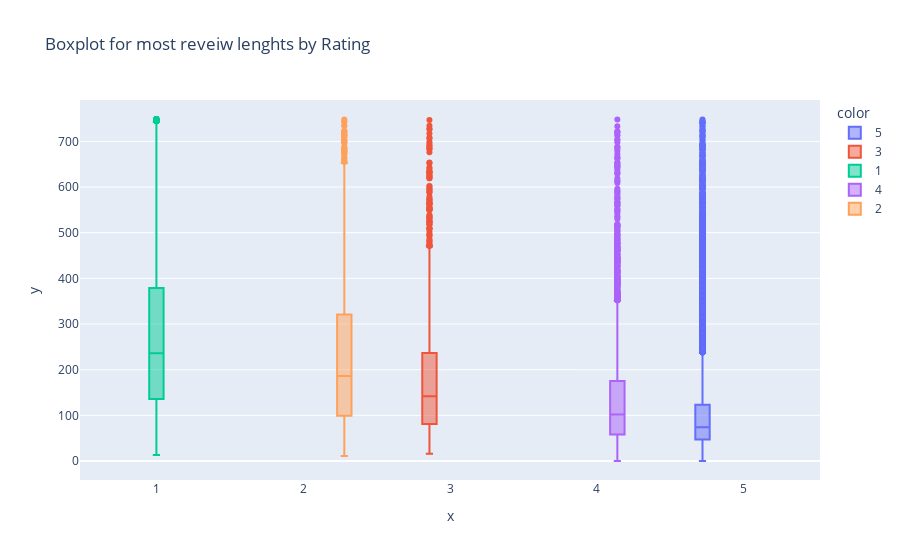

Source (notebook cell):
### Code cell
print(f'Lenghts less than 750 chars : {df_modif_train.Review_Lenght[df_modif_train.Review_Lenght < 750].count()/df_modif_train.shape[0] * 100}% (from all train data)')
px.box(y= df_modif_train.Review_Lenght[df_modif_train.Review_Lenght < 750],
       x= df_modif_train[df_modif_train.Review_Lenght < 750].Rating, 
       title= 'Boxplot for most reveiw lenghts by Rating', 
       color = df_modif_train[df_modif_train.Review_Lenght < 750].Rating)

### Figure 1 — Plotly figure (JSON) as saved in the notebook; plotly's stock layout.template omitted (floating-point values rounded to 4 significant figures; data arrays with more than 128 entries replaced by an {"elided": "..."} marker saying what was removed)
{"data": [{"alignmentgroup": "True", "hovertemplate": "color=5<br>x=%{x}<br>y=%{y}<extra></extra>", "legendgroup": "5", "marker": {"color": "#636efa"}, "name": "5", "notched": false, "offsetgroup": "5", "orientation": "v", "showlegend": true, "type": "box", "x": {"elided": "34607 int values"}, "x0": " ", "xaxis": "x", "y": {"elided": "34607 int values"}, "y0": " ", "yaxis": "y"}, {"alignmentgroup": "True", "hovertemplate": "color=3<br>x=%{x}<br>y=%{y}<extra></extra>", "legendgroup": "3", "marker": {"color": "#EF553B"}, "name": "3", "notched": false, "offsetgroup": "3", "orientation": "v", "showlegend": true, "type": "box", "x": {"elided": "1615 int values"}, "x0": " ", "xaxis": "x", "y": {"elided": "1615 int values"}, "y0": " ", "yaxis": "y"}, {"alignmentgroup": "True", "hovertemplate": "color=1<br>x=%{x}<br>y=%{y}<extra></extra>", "legendgroup": "1", "marker": {"color": "#00cc96"}, "name": "1", "notched": false, "offsetgroup": "1", "orientation": "v", "showlegend": true, "type": "box", "x": {"elided": "16823 int values"}, "x0": " ", "xaxis": "x", "y": {"elided": "16823 int values"}, "y0": " ", "yaxis": "y"}, {"alignmentgroup": "True", "hovertemplate": "color=4<br>x=%{x}<br>y=%{y}<extra></extra>", "legendgroup": "4", "marker": {"color": "#ab63fa"}, "name": "4", "notched": false, "offsetgroup": "4", "orientation": "v", "showlegend": true, "type": "box", "x": {"elided": "3305 int values"}, "x0": " ", "xaxis": "x", "y": {"elided": "3305 int values"}, "y0": " ", "yaxis": "y"}, {"alignmentgroup": "True", "hovertemplate": "color=2<br>x=%{x}<br>y=%{y}<extra></extra>", "legendgroup": "2", "marker": {"color": "#FFA15A"}, "name": "2", "notched": false, "offsetgroup": "2", "orientation": "v", "showlegend": true, "type": "box", "x": {"elided": "1528 int values"}, "x0": " ", "xaxis": "x", "y": {"elided": "1528 int values"}, "y0": " ", "yaxis": "y"}], "layout": {"boxmode": "group", "legend": {"title": {"text": "color"}, "tracegroupgap": 0}, "title": {"text": "Boxplot for most reveiw lenghts by Rating"}, "xaxis": {"anchor": "y", "domain": [0, 1], "title": {"text": "x"}}, "yaxis": {"anchor": "x", "domain": [0, 1], "title": {"text": "y"}}}}
